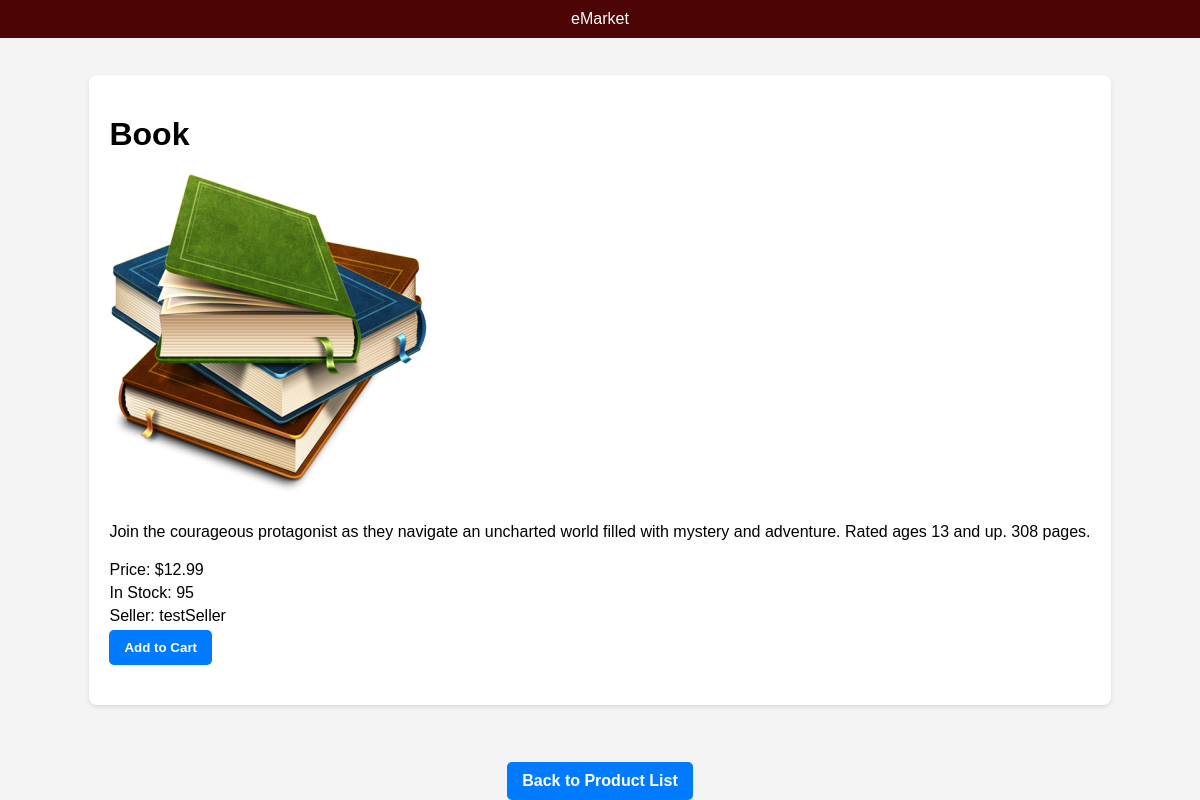
Screenshot of /product_detail/5/ (signed in) with the database file from the repository.
### app/models.py (models this page shows, shortened)
class Product(models.Model):
    name = models.CharField(max_length=100)
    price = models.DecimalField(decimal_places=2, max_digits=10,default=0, validators=[MinValueValidator(0, message='Please enter a valid price.')],) # type: ignore
    description = models.CharField(max_length=250, default="")
    stock = models.PositiveIntegerField(default=1)
    date_created = models.DateTimeField(null=True,auto_now_add=True)
    seller = models.ForeignKey(User, on_delete=models.CASCADE, null=True, limit_choices_to={'user_type': 'seller'}, related_name='products')
    image = models.ImageField(default="default.jpeg", upload_to="media/", blank=True)
    pending = models.BooleanField(default=True)

class User(AbstractUser):
    USER_TYPE_CHOICES = (
        ('admin', 'Admin'),
        ('buyer', 'Buyer'),
        ('seller', 'Seller'),
    )
    user_type = models.CharField(max_length=10, choices=USER_TYPE_CHOICES)
    pending = models.BooleanField(default=True)

### app/views.py (the view)
# urls.py: path('product_detail/<int:product_id>/', views.product_detail, name='product_detail'),
def product_detail(request, product_id):
    product = Product.objects.get(id=product_id)
    return render(request, 'app/product_detail.html', {'product': product})

### app/templates/app/product_detail.html (shortened to what this page needs)
<!DOCTYPE html>
<html lang="en">
<head>
    {% load static %}
    <link rel="stylesheet" href="{% static 'app/product_details.css' %}">
</head>
<body>
    <header>
        <div class="project-name">eMarket</div>
    </header>
    <main>
        <div class="product-detail">
            <div class="product-info">
                <h1>{{ product.name }}</h1>
                <img src="{{ product.image.url }}">
                <p class="description">{{ product.description}}</p>
                <p>Price: ${{ product.price }}</p>
                <p>In Stock: {{ product.stock }}</p>
                <p>Seller: {{ product.seller.username }}</p>
                <form action="{% url 'add_to_cart' product.id %}" method="post">
                    <button type="submit">Add to Cart</button>
                </form>
            </div>
        </div>
    </main>
    <footer>
        {% if user.is_authenticated %}
            {% if request.user.user_type == "admin" %}
                <a href="javascript:history.back()" class="button">Back to Order Detail</a>
            {% else %}
                <a href="{% url 'product_list' %}" class="button">Back to Product List</a>
            {% endif %}
        {% else %}
            <a href="{% url 'login' %}" class="button">Login</a>
        {% endif %}
    </footer>
</body>
</html>

### static/app/product_details.css (style rules this page uses)
html, body { height: 100%; margin: 0; padding: 0; background-color: #f4f4f4; max-width: 100vw; }
body { display: flex; flex-direction: column; justify-content: center; align-items: center; font-family: Arial, sans-serif; }
header { background: #4d0404; color: white; padding: 10px 20px; text-align: center; width: 100%; }
main { display: flex; flex: 1; justify-content: center; align-items: center; width: 100%; }
.product-detail { background: white; padding: 20px; border-radius: 8px; box-shadow: 0 2px 5px rgba(0, 0, 0, 0.1); max-width: 90vw; max-height: 90vh; overflow: auto; margin: auto; }
.product-info { margin-bottom: 20px; }
p { margin: 5px 0; }
button, .button { background-color: #007BFF; color: white; border: none; padding: 10px 15px; border-radius: 5px; cursor: pointer; text-decoration: none; display: inline-block; font-weight: bold; text-align: center; transition: background-color 0.3s; }
footer { text-align: center; margin-top: 20px; }
footer a { text-decoration: none; color: #007BFF; }
img { max-width: 100%; max-height: 50vh; width: auto; height: auto; margin-bottom: 20px; }
.description { margin-bottom: 20px; word-wrap: break-word; max-width: 100vw; white-space: pre-wrap; }

### rows the page displays
Product: name "Book", image (picture), description "Join the courageous protagonist as they navigate an uncharted world filled with mystery and adventure. Rated ages 13 and up. 308 pages.", price "12.99", stock "95", seller.username "testSeller"
